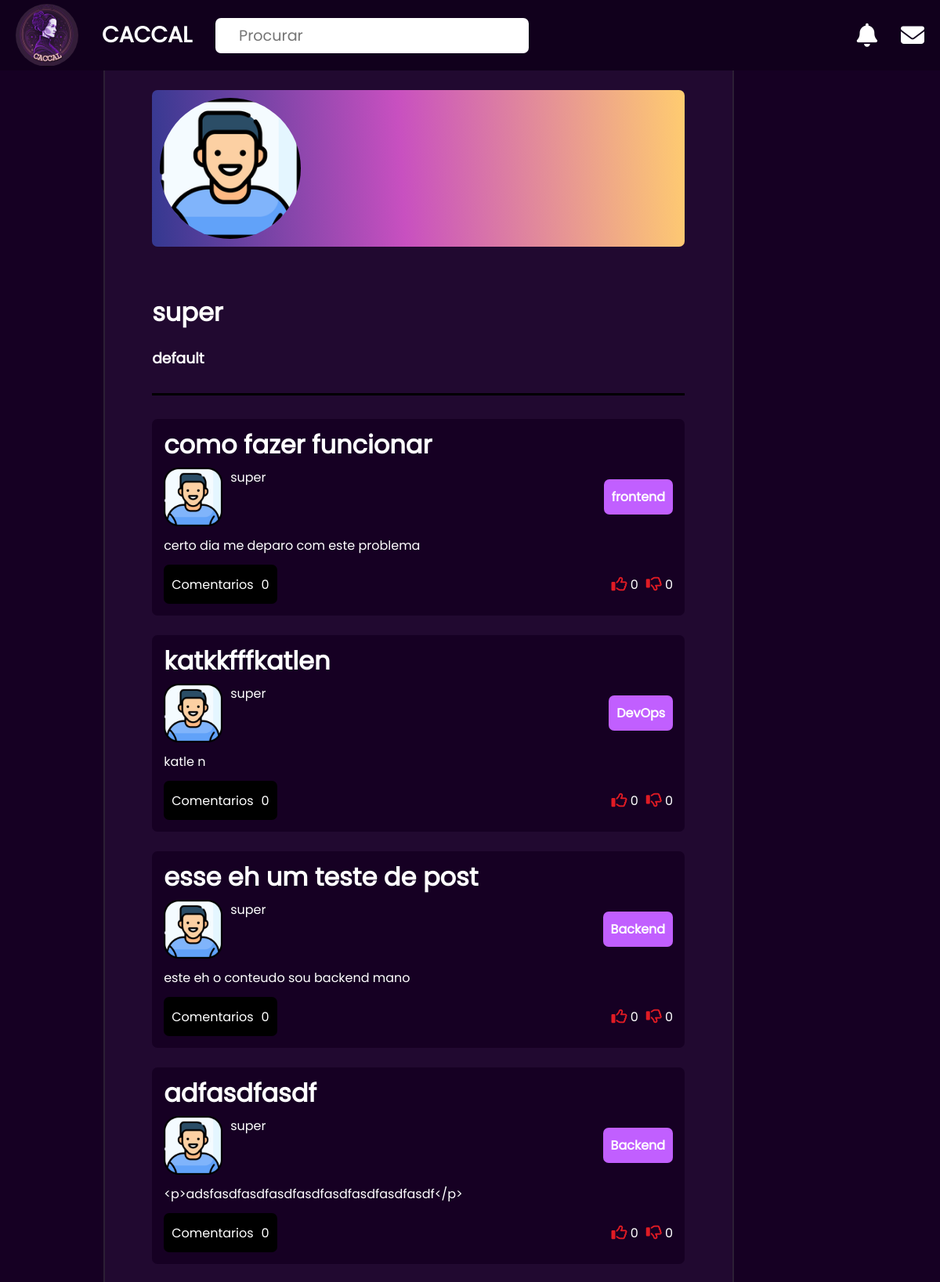
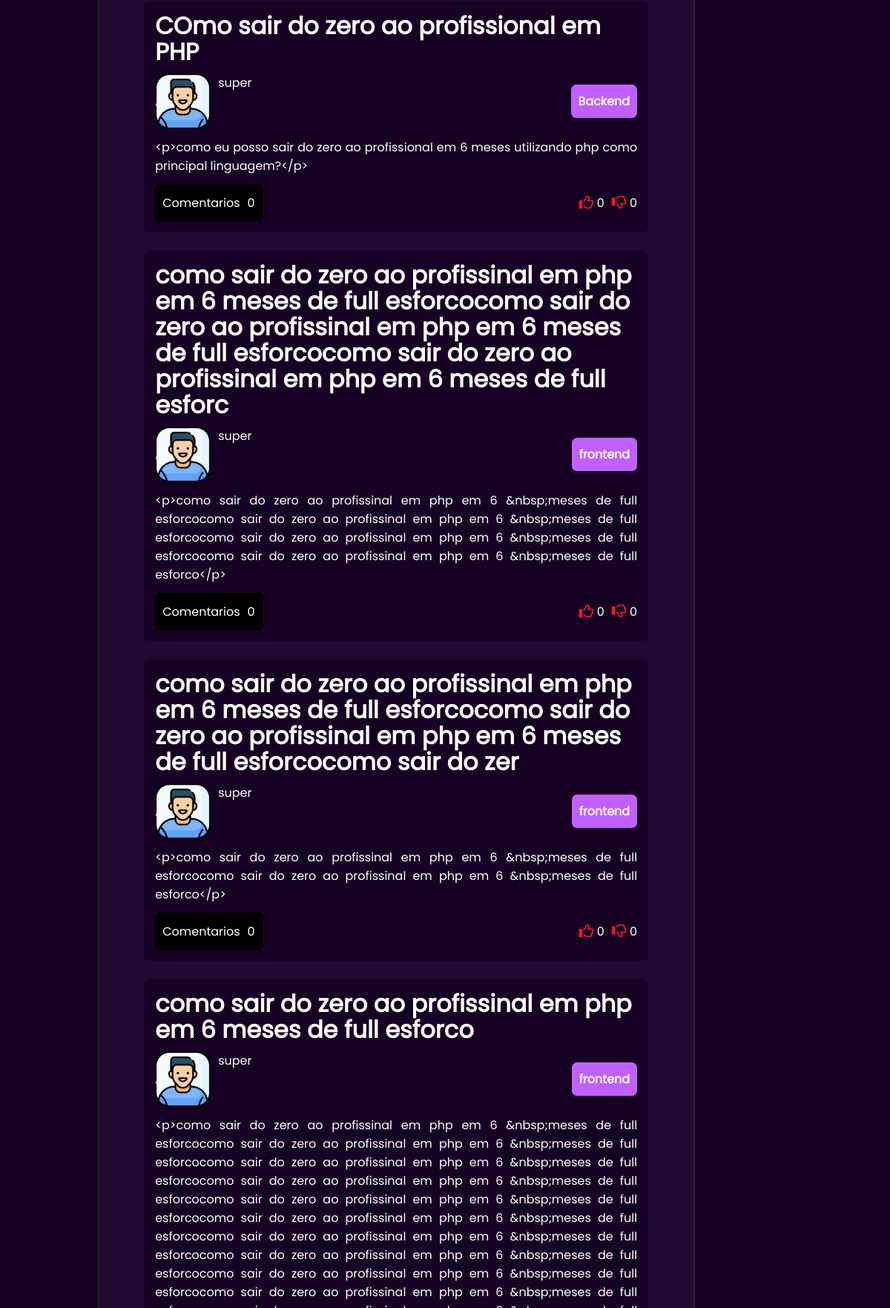
The page /profile/super/ (signed in, upper part) on the database its author committed (2 pictures, top to bottom).
### forum/models.py (models this page shows, shortened)
class Profile(models.Model):
    bio = models.CharField(max_length=100, blank=True, null=False)
    user = models.OneToOneField(User, on_delete=models.CASCADE)
    slug = models.SlugField(max_length=255, blank=True,null=False)
    pic_profile = ResizedImageField(size=[200,200], quality=100, upload_to="profile-img/")
    def get_url(self):
        return reverse("profile", kwargs={'slug':self.slug})
    class Meta:
        verbose_name_plural = "Perfils"

class Post(models.Model):
    title = models.CharField(max_length=255, blank=False, null=False)
    desc = HTMLField(blank=False, null=True)
    user = models.ForeignKey(Profile, on_delete=models.CASCADE)
    date = models.DateField(auto_now_add=True)
    slug = models.SlugField(max_length=255, blank=True,null=False)
    categoria = models.ForeignKey(Category, on_delete=models.CASCADE)
    vote_like = models.IntegerField(default=0)
    vote_Deslike = models.IntegerField(default=0)
    def get_url(self):
        return reverse("post", kwargs={'slug':self.slug})
    class Meta:
        verbose_name_plural = "Posts"
    def __str__(self):
        return self.title

class Category(models.Model):
    name = models.CharField(max_length=100, blank=False, null=False)
    class Meta:
        verbose_name_plural = 'Categorias'

### forum/views.py (the view)
# urls.py: path('profile/<slug>/', views.profile, name="profile"),
def profile(request, slug):
    if request.user.is_authenticated:
        profile = get_object_or_404(Profile, slug=slug)
        post = Post.objects.all().filter(user=profile)
        print(post)
        context = {
            'post':post,
            'profile':profile,
        }
    else:
        return redirect('login_form')
    return render(request, 'pages/profile.html', context)

### forum/templates/pages/profile.html (shortened to what this page needs)
{% extends 'base.html' %}
{% load static %}
{% block content %}
<div class="profile-container">
    <div class="profile-board">
        <img src="{{ profile.pic_profile.url }}" alt="">
    </div>
    <div class="profile-bio">
        <h1>{{profile.user.username}}</h1>
        <h3>{{profile.bio}}</h3>
    </div>
    <div class="underline"></div>
    <div class="profile-threads">
        {% if post.count >= 1%}
            {% for posts in post %}
                <div class="post-board">
                    <div class="post-title">
                        <h1>
                            <a href="{{posts.get_url}}">
                                {{posts.title}}
                            </a>
                        </h1>
                    </div>
                    <div class="post-profile">
                        <div class="p-profile-left">
                            <img src="{{ profile.pic_profile.url }}">
                            <div class="p-profile-id">
                                <a href="{{posts.user.get_url}}">
                                    <div>{{posts.user.user.username}}</div>
                                </a>
                            </div>
                        </div>
                        <div class="p-profile-right">
                            <button>
                                {{posts.categoria.name}}
                            </button>
                        </div>
                    </div>
                    <div class="post-desc">
                        {{posts.desc}}
                    </div>
                    <div class="post-footer">
                        <a href="{{posts.get_url}}">
                            <div class="post-comments">
                                <span>
                                    Comentarios
                                </span>
                                <span>0</span>
                            </div>
                        </a>
                        <div class="post-wave">
                            <div class="post-like">
                                <i class="fa-regular fa-thumbs-up fa-lg" style="color: #e01b24;"></i>
                                <span>{{posts.vote_like}}</span>
                            </div>
                            <div class="post-deslike">
                                <i class="fa-regular fa-thumbs-down fa-lg" style="color: #e01b24;"></i>
                                <span>{{posts.vote_Deslike}}</span>
                            </div>
                        </div>
                    </div>
                </div>
            {% endfor %}
        {% endif %}
    </div>
</div>
{% endblock %}

### forum/static/styles/base.css (style rules this page uses)
:root { --color-primary: #160023; --color-content: #210930; --color-stroke: #2C1F35; --color-head: #11001C; }
* { margin: 0; padding: 0; box-sizing: border-box; color: white; }
a { text-decoration: none; color: inherit; }

### forum/static/styles/home.css (style rules this page uses)
:root { --color-button: #C15FFF; --color-board: #160023; }
.post-board { width: 100%; background-color: var(--color-board); border-radius: 7px; padding: 15px; display: flex; flex-direction: column; row-gap: 12px; }
.post-title { font-size: 1rem; font-weight: 800; line-height: 35px; }
.post-profile { display: flex; justify-content: space-between; align-items: center; }
.p-profile-left { display: flex; gap: 10px; }
.p-profile-left img { width: 75px; height: 75px; border-radius: 10px; }
.p-profile-right button { color: white; background-color: var(--color-button); border: none; font-size: 1rem; font-family: 'Poppins'; padding: 10px; font-weight: 800; border-radius: 7px; }
.post-desc { font-size: 1rem; text-align: justify; }
.post-footer { display: flex; justify-content: space-between; align-items: center; }
.post-comments { padding:10px; height: 50px; display: flex; align-items: center; gap: 10px; background-color: black; border-radius:7px; }
.post-wave { display: flex; gap: 10px; }

### forum/static/styles/thread.css (style rules this page uses)
.underline { width: 100%; height: 3px; background-color: black; }

### forum/static/styles/profile.css (style rules this page uses)
.profile-container { max-width: 700px; width: 100%; gap:30px; margin-top: 10px; padding: 10px; display: flex; flex-direction: column; font-family: 'Poppins'; }
.profile-board { display: flex; width: 100%; padding: 10px; border-radius: 7px; background: linear-gradient(86.55deg, rgba(65, 88, 208, 0.6) 0%, #C850C0 46.88%, #FFCC70 100%); }
.profile-board img { width: 180px; height: 180px; border-radius: 50%; }
.profile-bio { margin-top: 30px; display: flex; flex-direction: column; gap: 10px; width: 100%; align-items: start; }
.profile-threads { width: 100%; display: flex; flex-direction: column; align-items: center; gap: 25px; }

### rows shown on the page
Profile: pic_profile (placeholder picture), user.username "super", bio "default"
Post: title "como fazer funcionar", pic_profile (placeholder picture), user.user.username "super", categoria.name "frontend", desc "certo dia me deparo com este problema", vote_like "0", vote_Deslike "0"
Post: title "katkkfffkatlen", pic_profile (placeholder picture), user.user.username "super", categoria.name "DevOps", desc "katle n", vote_like "0", vote_Deslike "0"
Post: title "esse eh um teste de post", pic_profile (placeholder picture), user.user.username "super", categoria.name "Backend", desc "este eh o conteudo sou backend mano", vote_like "0", vote_Deslike "0"
Post: title "adfasdfasdf", pic_profile (placeholder picture), user.user.username "super", categoria.name "Backend", desc "<p>adsfasdfasdfasdfasdfasdfasdfasdfasdf</p>", vote_like "0", vote_Deslike "0"
Post: title "COmo sair do zero ao profissional em PHP", pic_profile (placeholder picture), user.user.username "super", categoria.name "Backend", desc "<p>como eu posso sair do zero ao profissional em 6 meses utilizando php como principal linguagem?</p>", vote_like "0", vote_Deslike "0"
Post: title "como sair do zero ao profissinal em php em 6 meses de full esforcocomo sair do zero ao profissinal em php em 6 meses de full esforcocomo sair do zero ao profissinal em php em 6 meses de full esforc", pic_profile (placeholder picture), user.user.username "super", categoria.name "frontend", desc "<p>como sair do zero ao profissinal em php em 6 &nbsp;meses de full esforcocomo sair do zero ao profissinal em php em 6 &nbsp;meses de full esforcocomo sair do zero ao profissinal em php em 6 &nbsp;meses de full esforcocomo sair do zero ao profissinal em php em 6 &nbsp;meses de full esforco</p>", vote_like "0", vote_Deslike "0"
Post: title "como sair do zero ao profissinal em php em 6 meses de full esforcocomo sair do zero ao profissinal em php em 6 meses de full esforcocomo sair do zer", pic_profile (placeholder picture), user.user.username "super", categoria.name "frontend", desc "<p>como sair do zero ao profissinal em php em 6 &nbsp;meses de full esforcocomo sair do zero ao profissinal em php em 6 &nbsp;meses de full esforco</p>", vote_like "0", vote_Deslike "0"
Post: title "como sair do zero ao profissinal em php em 6 meses de full esforco", pic_profile (placeholder picture), user.user.username "super", categoria.name "frontend"
